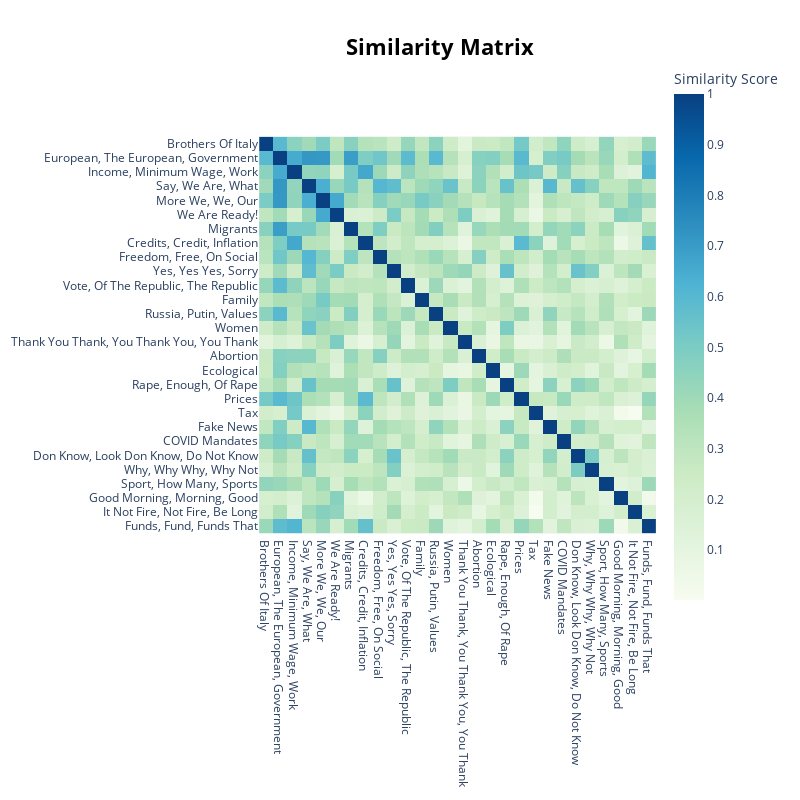

Source (notebook cell):
### Code cell
heatmap_fig = topic_model.visualize_heatmap(custom_labels=True) # n_clusters=20, topics=[4, 18, 26, 21,44]
heatmap_fig.write_html(processed_dir + 'html/similarity-matrix.html')
heatmap_fig

### Figure 1 — Plotly figure (JSON) as saved in the notebook; plotly's stock layout.template omitted (floating-point values rounded to 4 significant figures; data arrays with more than 128 entries replaced by an {"elided": "..."} marker saying what was removed)
{"data": [{"coloraxis": "coloraxis", "hovertemplate": "x: %{x}<br>y: %{y}<br>Similarity Score: %{z}<extra></extra>", "name": "0", "type": "heatmap", "x": ["Brothers Of Italy", "European, The European, Government", "Income, Minimum Wage, Work", "Say, We Are, What", "More We, We, Our", "We Are Ready!", "Migrants", "Credits, Credit, Inflation", "Freedom, Free, On Social", "Yes, Yes Yes, Sorry", "Vote, Of The Republic, The Republic", "Family", "Russia, Putin, Values", "Women", "Thank You Thank, You Thank You, You Thank", "Abortion", "Ecological", "Rape, Enough, Of Rape", "Prices", "Tax", "Fake News", "COVID Mandates", "Don Know, Look Don Know, Do Not Know", "Why, Why Why, Why Not", "Sport, How Many, Sports", "Good Morning, Morning, Good", "It Not Fire, Not Fire, Be Long", "Funds, Fund, Funds That"], "xaxis": "x", "y": ["Brothers Of Italy", "European, The European, Government", "Income, Minimum Wage, Work", "Say, We Are, What", "More We, We, Our", "We Are Ready!", "Migrants", "Credits, Credit, Inflation", "Freedom, Free, On Social", "Yes, Yes Yes, Sorry", "Vote, Of The Republic, The Republic", "Family", "Russia, Putin, Values", "Women", "Thank You Thank, You Thank You, You Thank", "Abortion", "Ecological", "Rape, Enough, Of Rape", "Prices", "Tax", "Fake News", "COVID Mandates", "Don Know, Look Don Know, Do Not Know", "Why, Why Why, Why Not", "Sport, How Many, Sports", "Good Morning, Morning, Good", "It Not Fire, Not Fire, Be Long", "Funds, Fund, Funds That"], "yaxis": "y", "z": {"elided": "28x28 float values"}}], "layout": {"coloraxis": {"colorbar": {"title": {"text": "Similarity Score"}}, "colorscale": [[0, "rgb(247,252,240)"], [0.125, "rgb(224,243,219)"], [0.25, "rgb(204,235,197)"], [0.375, "rgb(168,221,181)"], [0.5, "rgb(123,204,196)"], [0.625, "rgb(78,179,211)"], [0.75, "rgb(43,140,190)"], [0.875, "rgb(8,104,172)"], [1, "rgb(8,64,129)"]]}, "height": 800, "hoverlabel": {"bgcolor": "white", "font": {"family": "Rockwell", "size": 16}}, "legend": {"title": {"text": "Trend"}}, "margin": {"t": 60}, "showlegend": true, "title": {"font": {"color": "Black", "size": 22}, "text": "<b>Similarity Matrix</b>", "x": 0.55, "xanchor": "center", "y": 0.95, "yanchor": "top"}, "width": 800, "xaxis": {"anchor": "y", "constrain": "domain", "domain": [0, 1], "scaleanchor": "y"}, "yaxis": {"anchor": "x", "autorange": "reversed", "constrain": "domain", "domain": [0, 1]}}}
